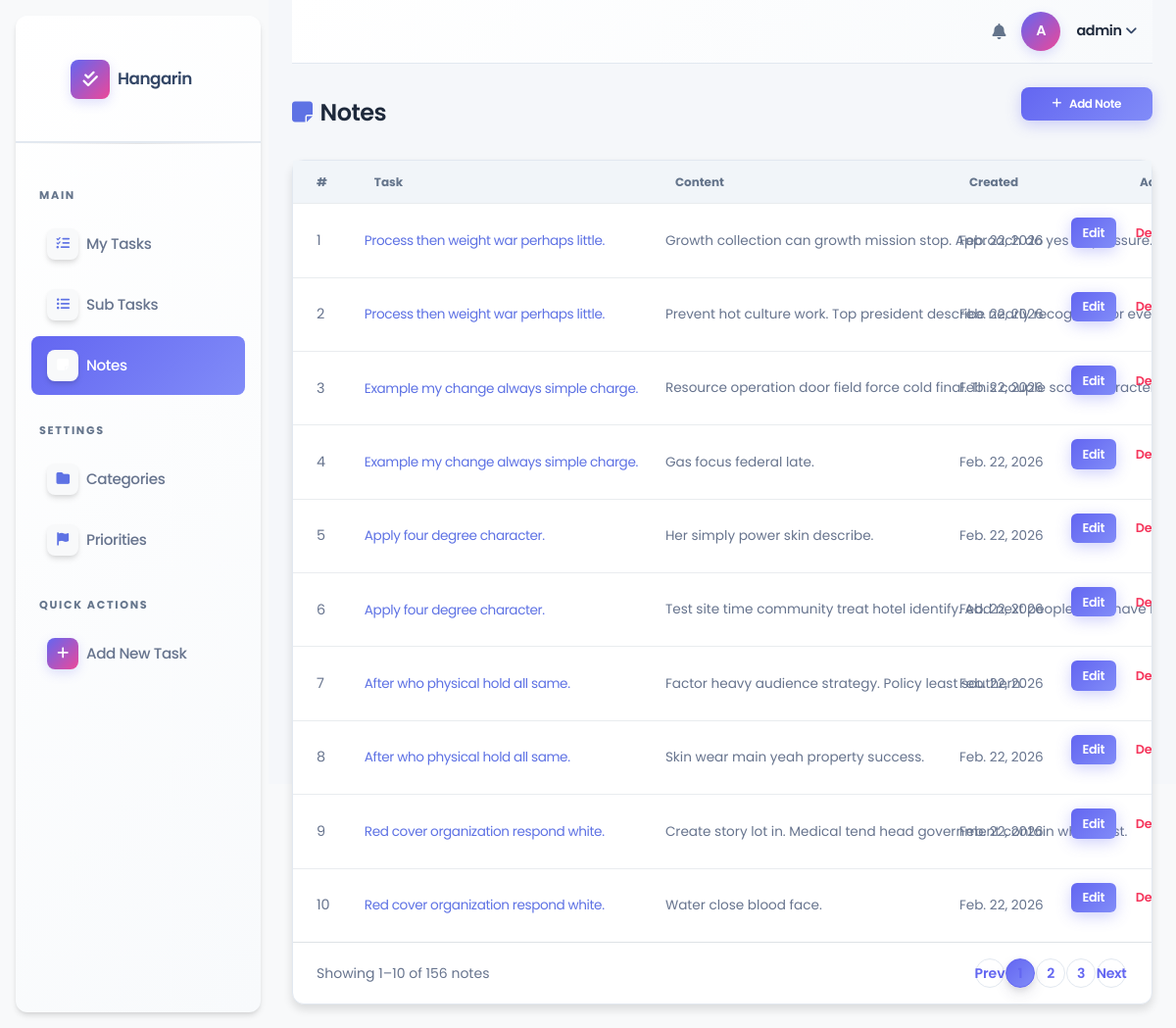
Screenshot of /notes/ (signed in) with the database file from the repository.
### taskmanager/models.py (models this page shows, shortened)
class BaseModel(models.Model):
    created_at = models.DateTimeField(auto_now_add=True)
    updated_at = models.DateTimeField(auto_now=True)
    class Meta:
        abstract = True

class Note(BaseModel):
    task = models.ForeignKey(Task, on_delete=models.CASCADE)
    content = models.TextField()

class Task(BaseModel):
    STATUS_CHOICES = [
        ("Pending", "Pending"),
        ("In Progress", "In Progress"),
        ("Completed", "Completed"),
    ]
    title = models.CharField(max_length=255)
    description = models.TextField()
    status = models.CharField(
        max_length=50,
        choices=STATUS_CHOICES,
        default="Pending"
    )
    deadline = models.DateTimeField()
    priority = models.ForeignKey(Priority, on_delete=models.CASCADE)
    category = models.ForeignKey(Category, on_delete=models.CASCADE)

### taskmanager/views.py (the view)
# urls.py: path('notes/', views.NoteListView.as_view(), name='note-list'),
class NoteListView(LoginRequiredMixin, ListView):
    model = Note
    template_name = 'note_list.html'
    context_object_name = 'object_list'
    paginate_by = 10
    ordering = ['-created_at']

### templates/note_list.html (shortened to what this page needs)
{% extends 'base.html' %}
{% load static %}
{% block nav_notes %}active{% endblock %}
{% block content %}
<div class="d-flex justify-content-between align-items-center mb-4">
  <h4 class="mb-0 fw-bold d-flex align-items-center gap-2">
    <i class="fas fa-note-sticky text-primary"></i> Notes
  </h4>
  <a href="{% url 'note-add' %}" class="btn btn-primary btn-sm d-flex align-items-center gap-2" style="border-radius:0.5rem;">
    <i class="fas fa-plus"></i> Add Note
  </a>
</div>
<div class="card shadow-sm">
  <div class="card-body p-0">
    <div class="table-responsive">
      <table class="table table-hover align-middle mb-0">
        <thead class="bg-light">
          <tr>
            <th class="ps-4">#</th>
            <th>Task</th>
            <th>Content</th>
            <th>Created</th>
            <th class="text-end pe-4">Actions</th>
          </tr>
        </thead>
        <tbody>
          {% for note in object_list %}
          <tr>
            <td class="ps-4 text-muted">{{ forloop.counter }}</td>
            <td>
              <a href="{% url 'task-detail' note.task.pk %}" class="text-primary text-decoration-none" style="font-size:0.85rem;">
                {{ note.task.title }}
              </a>
            </td>
            <td class="text-muted" style="font-size:0.85rem;max-width:300px;">
              {{ note.content|truncatechars:80 }}
            </td>
            <td class="text-muted" style="font-size:0.85rem;">{{ note.created_at|date:"M. j, Y" }}</td>
            <td class="text-end pe-4">
              <a href="{% url 'note-edit' note.pk %}" class="btn btn-primary btn-action me-1">Edit</a>
              <a href="{% url 'note-delete' note.pk %}" class="btn btn-outline-danger btn-action">Delete</a>
            </td>
          </tr>
          {% endfor %}
        </tbody>
      </table>
    </div>
    {% if is_paginated %}
    <div class="d-flex justify-content-between align-items-center px-4 py-3 border-top">
      <small class="text-muted">Showing {{ page_obj.start_index }}–{{ page_obj.end_index }} of {{ paginator.count }} notes</small>
      <nav>
        <ul class="pagination pagination-sm mb-0">
          {% if page_obj.has_previous %}
          <li class="page-item"><a class="page-link" href="?page={{ page_obj.previous_page_number }}">Prev</a></li>
          {% else %}
          <li class="page-item disabled"><span class="page-link">Prev</span></li>
          {% endif %}
          {% for num in paginator.page_range %}
            {% if page_obj.number == num %}
            <li class="page-item active"><span class="page-link">{{ num }}</span></li>
            {% elif num > page_obj.number|add:'-3' and num < page_obj.number|add:'3' %}
            <li class="page-item"><a class="page-link" href="?page={{ num }}">{{ num }}</a></li>
            {% endif %}
          {% endfor %}
          {% if page_obj.has_next %}
          <li class="page-item"><a class="page-link" href="?page={{ page_obj.next_page_number }}">Next</a></li>
          {% else %}
          <li class="page-item disabled"><span class="page-link">Next</span></li>
          {% endif %}
        </ul>
      </nav>
    </div>
    {% endif %}
  </div>
</div>
{% endblock %}

### templates/base.html (shortened to what this page needs)
{% load static %}
{% load pwa %}
<!DOCTYPE html>
<html lang="en">
<head>
  <link rel="stylesheet" href="https://cdnjs.cloudflare.com/ajax/libs/font-awesome/6.5.0/css/all.min.css">
  <link rel="stylesheet" href="{% static 'css/argon-dashboard.min.css' %}"">
</head>
<body class="g-sidenav-show bg-gray-100">
<aside class="sidenav navbar navbar-vertical navbar-expand-xs border-0 border-radius-xl my-3 fixed-start ms-3 bg-white shadow" id="sidenav-main">
  <div class="sidenav-header d-flex align-items-center px-3 py-4">
    <a class="navbar-brand d-flex align-items-center" href="{% url 'home' %}">
      <div class="d-flex align-items-center justify-content-center me-2" style="width:40px;height:40px;background:linear-gradient(135deg,#6366f1,#ec4899);border-radius:8px;box-shadow:0 4px 12px rgba(99, 102, 241, 0.2);">
        <i class="fas fa-check-double text-white" style="font-size:1.1rem;"></i>
      </div>
      <span class="font-weight-bold text-dark" style="font-size:1.05rem;font-weight:700;letter-spacing:-0.5px;">Hangarin</span>
    </a>
  </div>
  <hr class="horizontal dark mt-0">
  <div class="collapse navbar-collapse w-auto" id="sidenav-collapse-main">
    <ul class="navbar-nav ps-2 pe-2">
      <li class="sidebar-section-label">Main</li>
      <li class="nav-item">
        <a class="nav-link d-flex align-items-center {% block nav_tasks %}{% endblock %}" href="{% url 'task-list' %}">
          <div class="d-flex align-items-center justify-content-center me-2 shadow"
               style="width:32px;height:32px;min-width:32px;background:#f8f9fa;border-radius:0.5rem;">
            <i class="fas fa-list-check text-primary" style="font-size:0.85rem;"></i>
          </div>
          <span class="nav-link-text">My Tasks</span>
        </a>
      </li>
      <li class="nav-item">
        <a class="nav-link d-flex align-items-center {% block nav_subtasks %}{% endblock %}" href="{% url 'subtask-list' %}">
          <div class="d-flex align-items-center justify-content-center me-2 border-radius-md shadow"
               style="width:32px;height:32px;min-width:32px;background:#f8f9fa;border-radius:0.5rem;">
            <i class="fas fa-list-ul text-primary" style="font-size:0.85rem;"></i>
          </div>
          <span class="nav-link-text">Sub Tasks</span>
        </a>
      </li>
      <li class="nav-item">
        <a class="nav-link d-flex align-items-center {% block nav_notes %}{% endblock %}" href="{% url 'note-list' %}">
          <div class="d-flex align-items-center justify-content-center me-2 border-radius-md shadow"
               style="width:32px;height:32px;min-width:32px;background:#f8f9fa;border-radius:0.5rem;">
            <i class="fas fa-note-sticky text-primary" style="font-size:0.85rem;"></i>
          </div>
          <span class="nav-link-text">Notes</span>
        </a>
      </li>
      <li class="sidebar-section-label">Settings</li>
      <li class="nav-item">
        <a class="nav-link d-flex align-items-center {% block nav_categories %}{% endblock %}" href="{% url 'category-list' %}">
          <div class="d-flex align-items-center justify-content-center me-2 border-radius-md shadow"
               style="width:32px;height:32px;min-width:32px;background:#f8f9fa;border-radius:0.5rem;">
            <i class="fas fa-folder text-primary" style="font-size:0.85rem;"></i>
          </div>
          <span class="nav-link-text">Categories</span>
        </a>
      </li>
      <li class="nav-item">
        <a class="nav-link d-flex align-items-center {% block nav_priorities %}{% endblock %}" href="{% url 'priority-list' %}">
          <div class="d-flex align-items-center justify-content-center me-2 border-radius-md shadow"
               style="width:32px;height:32px;min-width:32px;background:#f8f9fa;border-radius:0.5rem;">
            <i class="fas fa-flag text-primary" style="font-size:0.85rem;"></i>
          </div>
          <span class="nav-link-text">Priorities</span>
        </a>
      </li>
      <li class="sidebar-section-label">Quick Actions</li>
      <li class="nav-item mb-3">
        <a class="nav-link d-flex align-items-center" href="{% url 'task-add' %}">
          <div class="d-flex align-items-center justify-content-center me-2"
               style="width:32px;height:32px;min-width:32px;background:linear-gradient(135deg,#6366f1,#ec4899);border-radius:8px;box-shadow:0 4px 12px rgba(99, 102, 241, 0.2);">
            <i class="fas fa-plus text-white" style="font-size:0.85rem;"></i>
          </div>
          <span class="nav-link-text fw-semibold">Add New Task</span>
        </a>
      </li>
    </ul>
  </div>
</aside>
<main class="main-content position-relative max-height-vh-100 h-100 border-radius-lg">
  <nav class="navbar navbar-main navbar-expand-lg px-0 mx-4 shadow-none border-radius-xl" id="navbarBlur">
    <div class="container-fluid py-1 px-3 d-flex justify-content-between align-items-center">
      <div class="d-flex align-items-center gap-3">
        <i class="fas fa-bell text-secondary fs-6" style="cursor:pointer;transition:all 0.3s ease;" onmouseover="this.style.transform='scale(1.1)'" onmouseout="this.style.transform='scale(1)'"></i>
        <div class="d-flex align-items-center justify-content-center rounded-circle text-white fw-bold"
             style="width:40px;height:40px;background:linear-gradient(135deg,#6366f1,#ec4899);font-size:0.9rem;box-shadow:0 4px 12px rgba(99, 102, 241, 0.2);font-weight:700;">
          {{ request.user.username|first|upper }}
        </div>
        <div class="dropdown">
          <a href="#" class="d-flex align-items-center text-dark text-decoration-none dropdown-toggle" data-bs-toggle="dropdown" style="font-weight:600;">
            <span class="fw-semibold" style="font-size:0.9rem;color:#1e293b;">{{ request.user.username }}</span>
          </a>
        </div>
      </div>
    </div>
  </nav>
  <div class="container-fluid py-4 px-4">
    {% block content %}{% endblock %}
  </div>
</main>
</body>
</html>

### templates/base.html (style rules this page uses)
:root { --primary-color: #6366f1; --primary-light: #818cf8; --primary-dark: #4f46e5; --secondary-color: #ec4899; --success-color: #10b981; --warning-color: #f59e0b; --danger-color: #ef4444; --info-color: #06b6d4; --sidebar-bg: #f8fafc; --text-primary: #1e293b; --text-secondary: #64748b; --bg-light: #f1f5f9; --border-color: #e2e8f0; }
* { font-family: 'Poppins', sans-serif; }
body, .g-sidenav-show { background-color: #f5f7fa; color: var(--text-primary); font-family: 'Poppins', sans-serif; }
.sidenav { background: linear-gradient(135deg, #ffffff 0%, #f8fafc 100%); border: 1px solid var(--border-color); box-shadow: 0 4px 20px rgba(0, 0, 0, 0.08); border-radius: 12px; }
.sidenav-header { border-bottom: 2px solid var(--border-color); padding: 1.5rem !important; }
.sidenav-header .navbar-brand span { color: var(--primary-dark); font-weight: 700; font-size: 1.1rem; letter-spacing: -0.5px; }
.sidebar-section-label { font-size: 0.7rem; font-weight: 700; letter-spacing: 0.15em; text-transform: uppercase; color: var(--text-secondary); padding: 1rem 1rem 0.5rem; margin-top: 0.75rem; }
.nav-link { color: var(--text-secondary); padding: 0.875rem 1rem !important; margin: 0.25rem 0; border-radius: 8px; transition: all 0.3s ease; font-weight: 500; font-size: 0.95rem; }
.nav-link.active { background: linear-gradient(135deg, var(--primary-color) 0%, var(--primary-light) 100%) !important; color: #fff !important; box-shadow: 0 4px 15px rgba(99, 102, 241, 0.3); border-radius: 8px; font-weight: 600; }
.nav-link.active .nav-link-text, .nav-link.active i { color: #fff !important; }
.nav-link-text { font-size: 0.95rem; font-weight: 500; }
.main-content { background: #f5f7fa; border-radius: 0; }
.navbar-main { background: linear-gradient(135deg, #ffffff 0%, #f8fafc 100%); border-bottom: 1px solid var(--border-color); box-shadow: 0 2px 8px rgba(0, 0, 0, 0.05); border-radius: 0; }
.navbar-main .rounded-circle { background: linear-gradient(135deg, var(--primary-color) 0%, var(--secondary-color) 100%) !important; font-weight: 700; font-size: 0.9rem; box-shadow: 0 4px 12px rgba(99, 102, 241, 0.2); }
.table { font-family: 'Poppins', sans-serif; }
.table th { font-size: 0.75rem; font-weight: 700; letter-spacing: 0.08em; text-transform: uppercase; color: var(--text-secondary); border-top: none; border-bottom: 2px solid var(--border-color); padding: 0.875rem; background-color: var(--bg-light); }
.table td { font-size: 0.9rem; vertical-align: middle; padding: 0.875rem; color: var(--text-primary); }
.btn { font-family: 'Poppins', sans-serif; font-weight: 600; border-radius: 8px; transition: all 0.3s ease; border: none; }
.btn-primary { background: linear-gradient(135deg, var(--primary-color) 0%, var(--primary-light) 100%); color: #fff; box-shadow: 0 4px 15px rgba(99, 102, 241, 0.3); }
.btn-action { font-size: 0.8rem; padding: 0.35rem 0.75rem; border-radius: 6px; font-weight: 600; }
.card { border: 1px solid var(--border-color); border-radius: 12px; background: #ffffff; box-shadow: 0 2px 12px rgba(0, 0, 0, 0.05); transition: all 0.3s ease; font-family: 'Poppins', sans-serif; }
.card-body { padding: 1.5rem; color: var(--text-primary); }
.nav-link i, .btn i { font-size: 0.95rem; }
.pagination .page-link { color: var(--primary-color); border-color: var(--border-color); font-weight: 600; border-radius: 6px; margin: 0 2px; transition: all 0.3s ease; }
.pagination .page-item.active .page-link { background: linear-gradient(135deg, var(--primary-color) 0%, var(--primary-light) 100%); border-color: var(--primary-color); }
#sidenav-main { overflow-y: visible !important; height: auto !important; }
#sidenav-collapse-main { overflow: visible !important; }
.horizontal { border: none; height: 1px; background: linear-gradient(to right, transparent, var(--border-color), transparent); }
h1, h2, h3, h4, h5, h6 { color: var(--text-primary); font-weight: 700; letter-spacing: -0.5px; }
.text-secondary { color: var(--text-secondary) !important; }
a { color: var(--primary-color); text-decoration: none; transition: color 0.3s ease; }

### rows the page displays
Note: task "Process then weight war perhaps little.", content "Growth collection can growth mission stop. Approach do yes as pressure.", created_at "Feb. 22, 2026"
Note: task "Process then weight war perhaps little.", content "Prevent hot culture work. Top president describe nearly recognize nor…", created_at "Feb. 22, 2026"
Note: task "Example my change always simple charge.", content "Resource operation door field force cold final. This couple score…", created_at "Feb. 22, 2026"
Note: task "Example my change always simple charge.", content "Gas focus federal late.", created_at "Feb. 22, 2026"
Note: task "Apply four degree character.", content "Her simply power skin describe.", created_at "Feb. 22, 2026"
Note: task "Apply four degree character.", content "Test site time community treat hotel identify. Add next people soon have…", created_at "Feb. 22, 2026"
Note: task "After who physical hold all same.", content "Factor heavy audience strategy. Policy least southern.", created_at "Feb. 22, 2026"
Note: task "After who physical hold all same.", content "Skin wear main yeah property success.", created_at "Feb. 22, 2026"
Note: task "Red cover organization respond white.", content "Create story lot in. Medical tend head government contain while best.", created_at "Feb. 22, 2026"
Note: task "Red cover organization respond white.", content "Water close blood face.", created_at "Feb. 22, 2026"

### other values shown
{{ request.user.username|first|upper }} "A"
{{ request.user.username }} "admin"
{{ page_obj.start_index }} "1"
{{ page_obj.end_index }} "10"
{{ paginator.count }} "156"
{{ num }} "1"
{{ num }} "2" "3"
